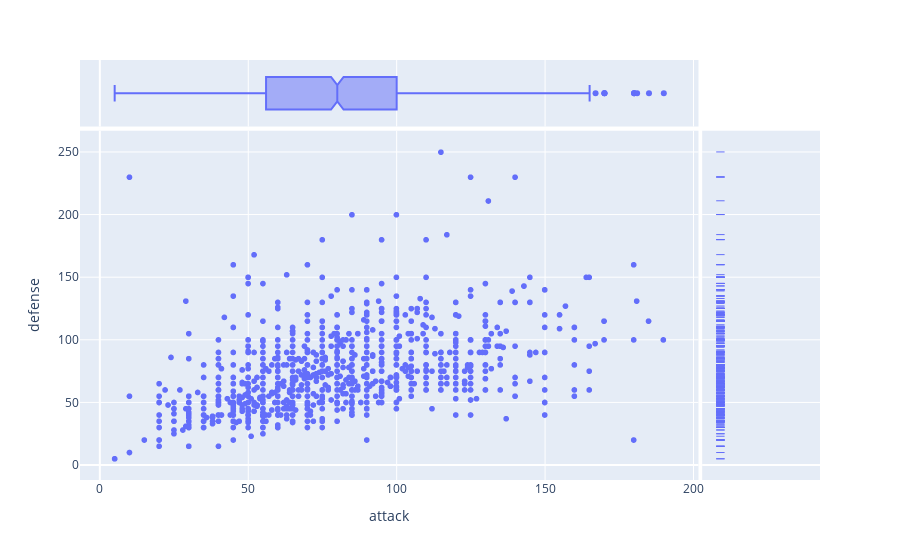

This figure's notebook cell:
### Code cell
px.scatter(pokemon_df, x='attack', y='defense', marginal_x='box', marginal_y='rug')

### Figure 1 — Plotly figure (JSON) as saved in the notebook; plotly's stock layout.template omitted (floating-point values rounded to 4 significant figures; data arrays with more than 128 entries replaced by an {"elided": "..."} marker saying what was removed)
{"data": [{"hovertemplate": "attack=%{x}<br>defense=%{y}<extra></extra>", "legendgroup": "", "marker": {"color": "#636efa", "symbol": "circle"}, "mode": "markers", "name": "", "showlegend": false, "type": "scattergl", "x": {"elided": "1072 int values"}, "xaxis": "x", "y": {"elided": "1072 int values"}, "yaxis": "y"}, {"alignmentgroup": "True", "hovertemplate": "attack=%{x}<extra></extra>", "legendgroup": "", "marker": {"color": "#636efa", "symbol": "circle"}, "name": "", "notched": true, "offsetgroup": "", "showlegend": false, "type": "box", "x": {"elided": "1072 int values"}, "xaxis": "x3", "yaxis": "y3"}, {"alignmentgroup": "True", "boxpoints": "all", "fillcolor": "rgba(255,255,255,0)", "hoveron": "points", "hovertemplate": "defense=%{y}<extra></extra>", "jitter": 0, "legendgroup": "", "line": {"color": "rgba(255,255,255,0)"}, "marker": {"color": "#636efa", "symbol": "line-ew-open"}, "name": "", "offsetgroup": "", "showlegend": false, "type": "box", "xaxis": "x2", "y": {"elided": "1072 int values"}, "yaxis": "y2"}], "layout": {"legend": {"tracegroupgap": 0}, "margin": {"t": 60}, "xaxis": {"anchor": "y", "domain": [0, 0.8358], "title": {"text": "attack"}}, "xaxis2": {"anchor": "y2", "domain": [0.8408, 1], "matches": "x2", "showgrid": false, "showline": false, "showticklabels": false, "ticks": ""}, "xaxis3": {"anchor": "y3", "domain": [0, 0.8358], "matches": "x", "showgrid": true, "showticklabels": false}, "xaxis4": {"anchor": "y4", "domain": [0.8408, 1], "matches": "x2", "showgrid": false, "showline": false, "showticklabels": false, "ticks": ""}, "yaxis": {"anchor": "x", "domain": [0, 0.8316], "title": {"text": "defense"}}, "yaxis2": {"anchor": "x2", "domain": [0, 0.8316], "matches": "y", "showgrid": true, "showticklabels": false}, "yaxis3": {"anchor": "x3", "domain": [0.8416, 1], "matches": "y3", "showgrid": false, "showline": false, "showticklabels": false, "ticks": ""}, "yaxis4": {"anchor": "x4", "domain": [0.8416, 1], "matches": "y3", "showgrid": true, "showline": false, "showticklabels": false, "ticks": ""}}}
